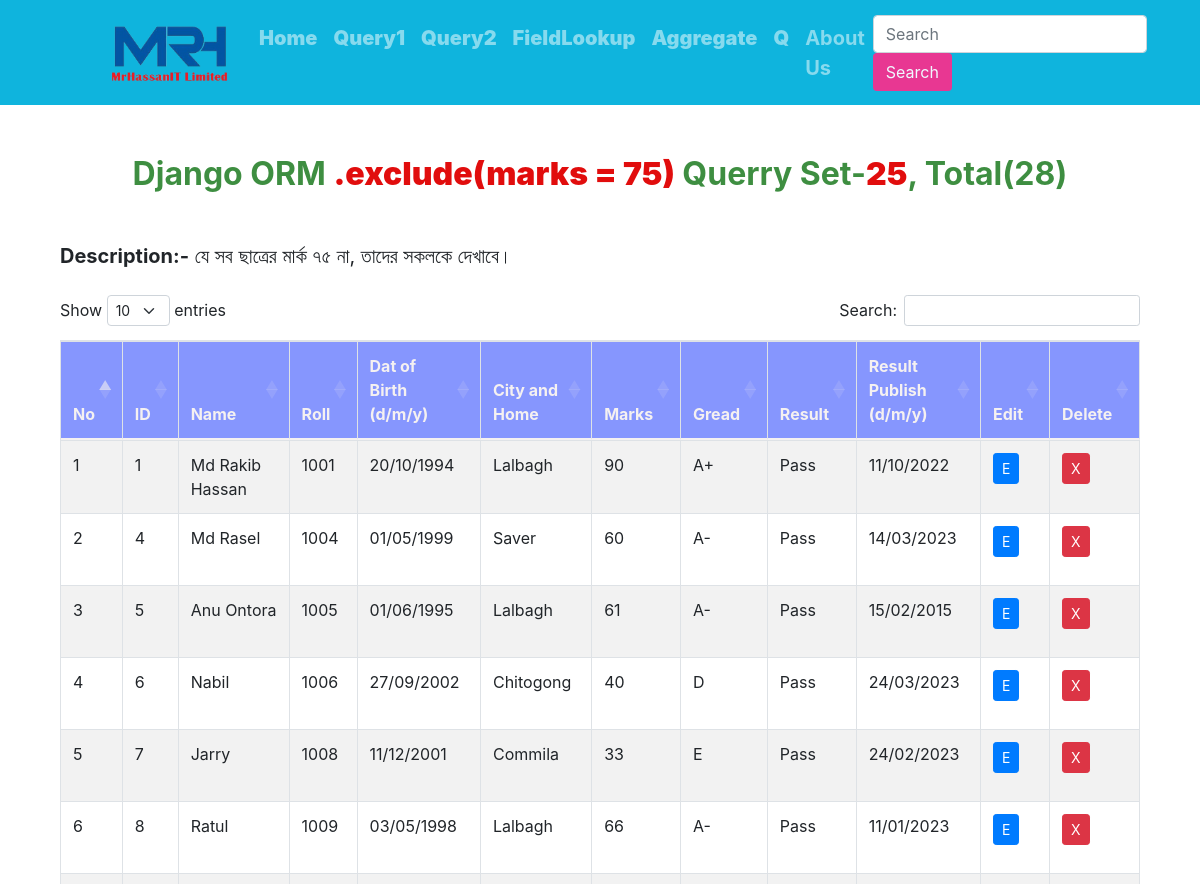
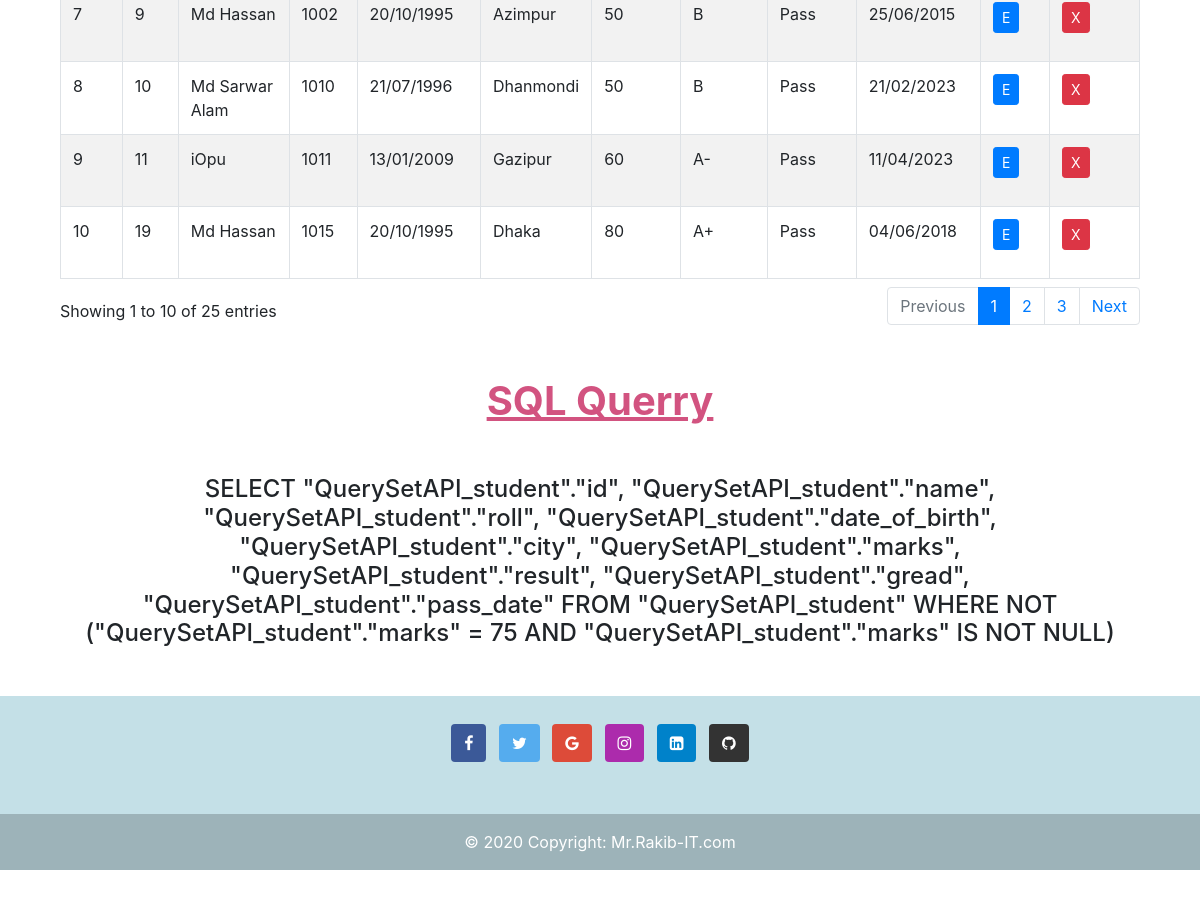
/exclude_mark/, run on the app's committed database (2 pictures, top to bottom).
### QuerySetAPI/models.py (models this page shows, shortened)
class Student(models.Model):
    name = models.CharField(max_length=50, null=True, blank=True)
    roll = models.IntegerField(null=True, blank=True)
    date_of_birth = models.DateField()
    city = models.CharField(max_length=50, null=True, blank=True)
    marks = models.IntegerField(null=True, blank=True)
    result = models.CharField(max_length=20, choices=(
        ('Pass','Pass'),
        ('Fail','Fail')
        ), null=True, blank=True)
    gread = models.CharField(max_length=10, choices=(
        ('A+','A+'),
        ('A' ,'A' ),
        ('A-','A-'),
        ('B' ,'B' ),
        ('C' ,'C' ),
        ('D' ,'D' ),
        ('E' ,'E' ),
        ('F' ,'F' ),
    ),null=True, blank=True)
    pass_date = models.DateField()

### QuerySetAPI/views.py (the view)
# urls.py: path('exclude_mark/', exclude_mark, name='exclude_mark'),
def exclude_mark(request):
    std_obj = Student.objects.exclude(marks = 75)
    data = {
            'std_obj': std_obj,
            'SQL_querry': std_obj.query,
            'querry_title': ".exclude(marks = 75)",
            'total_student': Student.objects.all().count(),
            'total_obj': std_obj.count(),
            'descripetion': "যে সব ছাত্রের মার্ক ৭৫ না, তাদের সকলকে দেখাবে।",
        }
    return render(request, 'all_query.html', data)

### templates/all_query.html (shortened to what this page needs)
{% extends "index.html" %}
{% load static %}
{% block style %}
    <link rel="stylesheet" href="https://cdn.jsdelivr.net/npm/bootstrap@4.5.3/dist/css/bootstrap.min.css">
    <link href="https://cdnjs.cloudflare.com/ajax/libs/twitter-bootstrap/4.5.2/css/bootstrap.css" rel="stylesheet" id="bootstrap-css">
    <link href="https://cdn.datatables.net/1.13.4/css/dataTables.bootstrap4.min.css" rel="stylesheet" id="bootstrap-css">
{% endblock style %}
{% block body %}
    {% if std_obj %}
    <div class="col-md-12 mb-5">
        <h2 class="text-center mb-5" style="margin-top: 50px; color: #3e8e41;">
            <b>Django ORM <b style="color: #e10d0d;">{{querry_title}}</b> Querry Set-<b style="color: #e10d0d;">{{total_obj}}</b>, Total({{total_student}})</b>
        </h2>
        <p class="mb-4" style="font-size: 20px;"><b>Description:-</b> {{descripetion}} </p>
        <div class="table-responsive">
            <table id="example" class="table table-striped table-bordered" style="width:100%">
                <thead style="background-color: #8696FE; color: #f5f1f1;">
                    <tr>
                        <th>No</th>
                        <th>ID</th>
                        <th>Name</th>
                        <th>Roll</th>
                        <th>Dat of Birth (d/m/y)</th>
                        <th>City and Home</th>
                        <th>Marks</th>
                        <th>Gread</th>
                        <th>Result</th>
                        <th>Result Publish (d/m/y)</th>
                        <th>Edit</th>
                        <th>Delete</th>
                    </tr>
                </thead>
                <tbody>
                    {% for std in std_obj %}
                    <tr>
                        <td>{{forloop.counter}}</td>
                        <td>{{std.id}}</td>
                        <td>{{std.name}}</td>
                        <td>{{std.roll}}</td>
                        <td>{{std.date_of_birth|date:"d/m/Y"}}</td>
                        <td>{{std.city}}</td>
                        <td>{{std.marks}}</td>
                        <td>{{std.gread}}</td>
                        <td>{{std.result}}</td>
                        <td>{{std.pass_date|date:"d/m/Y"}}</td>
                        <td>
                            <p data-placement="top" data-toggle="tooltip" title="Edit">
                                <a href="{% url 'edit_student' std.id %}" class="btn btn-primary btn-sm">
                                    <span class="glyphicon glyphicon-pencil">E</span>
                                </a>
                            </p>
                        </td>
                        <td>
                            <p data-placement="top" data-toggle="tooltip" title="Delete">
                                <button type="button" class="btn btn-danger btn-sm" data-toggle="modal" data-target="#delete-{{forloop.counter}}">
                                    <span class="glyphicon glyphicon-trash">X</span>
                                </button>
                            </p>
                        </td>
                    </tr>
                    {% endfor %}
                </tbody>
            </table>
        </div>
        <h1 class="text-center" style="margin-top: 50px; color: #D25380;"><b><u>SQL Querry</u></b></h1>
        <h4 class="text-center" style="margin-top: 50px;">{{SQL_querry}}</h4>
    </div>
    {% endif %}
{% endblock body %}

### data on the page
Student: id "1", name "Md Rakib Hassan", roll "1001", date_of_birth "20/10/1994", city "Lalbagh", marks "90", gread "A+", result "Pass", pass_date "11/10/2022"
Student: id "4", name "Md Rasel", roll "1004", date_of_birth "01/05/1999", city "Saver", marks "60", gread "A-", result "Pass", pass_date "14/03/2023"
Student: id "5", name "Anu Ontora", roll "1005", date_of_birth "01/06/1995", city "Lalbagh", marks "61", gread "A-", result "Pass", pass_date "15/02/2015"
Student: id "6", name "Nabil", roll "1006", date_of_birth "27/09/2002", city "Chitogong", marks "40", gread "D", result "Pass", pass_date "24/03/2023"
Student: id "7", name "Jarry", roll "1008", date_of_birth "11/12/2001", city "Commila", marks "33", gread "E", result "Pass", pass_date "24/02/2023"
Student: id "8", name "Ratul", roll "1009", date_of_birth "03/05/1998", city "Lalbagh", marks "66", gread "A-", result "Pass", pass_date "11/01/2023"
Student: id "9", name "Md Hassan", roll "1002", date_of_birth "20/10/1995", city "Azimpur", marks "50", gread "B", result "Pass", pass_date "25/06/2015"
Student: id "10", name "Md Sarwar Alam", roll "1010", date_of_birth "21/07/1996", city "Dhanmondi", marks "50", gread "B", result "Pass", pass_date "21/02/2023"
Student: id "11", name "iOpu", roll "1011", date_of_birth "13/01/2009", city "Gazipur", marks "60", gread "A-", result "Pass", pass_date "11/04/2023"
Student: id "19", name "Md Hassan", roll "1015", date_of_birth "20/10/1995", city "Dhaka", marks "80", gread "A+", result "Pass", pass_date "04/06/2018"

### other printed values
{{ querry_title }} ".exclude(marks = 75)"
{{ total_obj }} "25"
{{ total_student }} "28"
{{ descripetion }} "যে সব ছাত্রের মার্ক ৭৫ না, তাদের সকলকে দেখাবে।"
